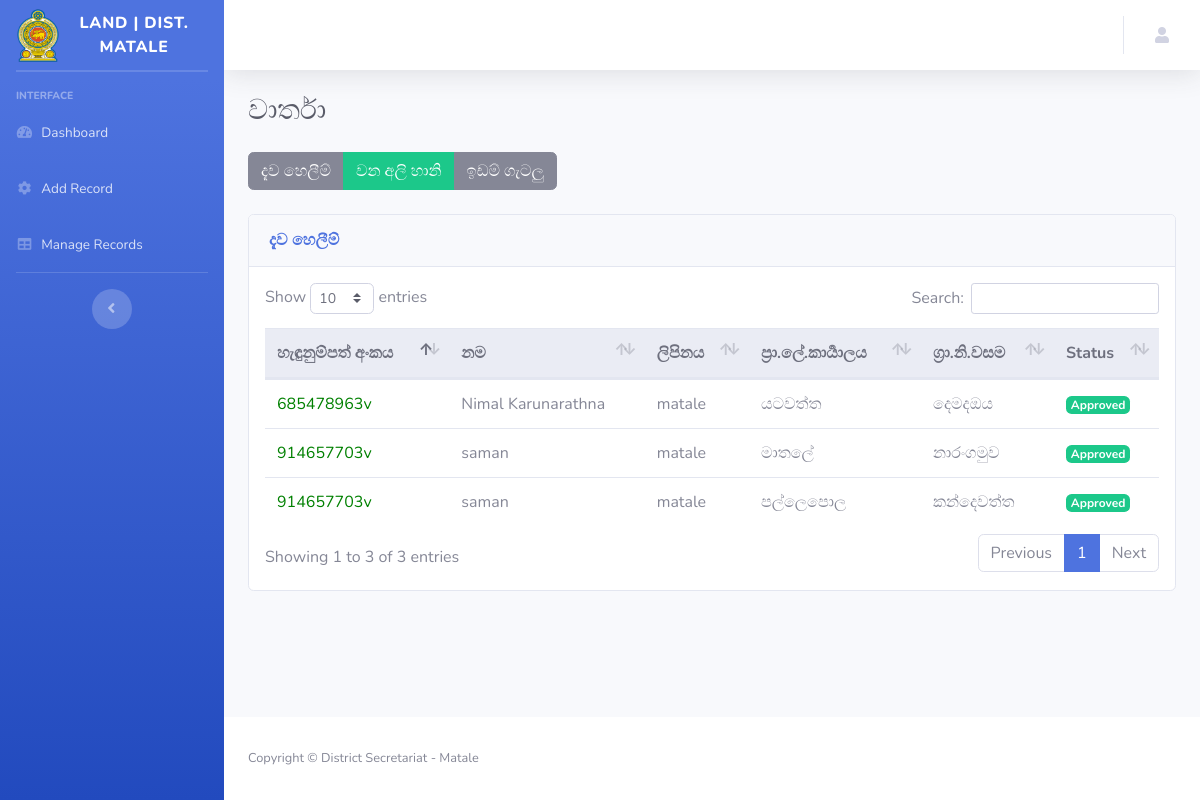
Page /land/manage_records.php?type=1 on the committed database.
### tables this page shows
CREATE TABLE `tree_cut` (
  `id` int(11) NOT NULL,
  `applicant_name` varchar(100) NOT NULL,
  `addres` varchar(100) NOT NULL,
  `nic` varchar(15) NOT NULL,
  `contact` int(11) NOT NULL,
  `ds` varchar(50) NOT NULL,
  `gnd` varchar(50) NOT NULL,
  `requirement` varchar(500) NOT NULL,
  `tree` varchar(50) NOT NULL,
  `qty` int(11) NOT NULL,
  `ga_status` int(11) NOT NULL,
  `ds_status` int(11) NOT NULL,
  `reject_reason` varchar(200) NOT NULL,
  `certified_deed` varchar(50) NOT NULL,
  `replicas` varchar(50) NOT NULL,
  `plans` varchar(50) NOT NULL,
  `partners_letters` varchar(50) NOT NULL,
  `apdate` date DEFAULT NULL,
  `dsno` varchar(10) NOT NULL,
  `ds_recomm` varchar(100) NOT NULL,
  `dis_recomm` varchar(100) NOT NULL
);

CREATE TABLE `div_sec` (
  `divno` int(11) NOT NULL,
  `divna` varchar(25) NOT NULL DEFAULT '0'
);

CREATE TABLE `gntable` (
  `gncode` int(11) NOT NULL,
  `lifecode` varchar(50) NOT NULL,
  `gnname` varchar(50) NOT NULL,
  `gnoldcode` varchar(50) NOT NULL,
  `divsec` int(11) NOT NULL,
  `poldiv` int(11) NOT NULL
);

### land/manage_records.php (the view, shortened to what this page needs)
<?php
include('includes/connectiondb.php');
mysqli_set_charset($conn,"utf8");
?>
<!DOCTYPE html>
<html lang="en">
<head>
    <link href="vendor/fontawesome-free/css/all.min.css" rel="stylesheet" type="text/css">
        <link href="vendor/datatables/dataTables.bootstrap4.min.css" rel="stylesheet">
    <link href="css/sb-admin-2.min.css" rel="stylesheet">
</head>
<body id="page-top">
  <div id="wrapper">
    <?php include('includes/sidebar.php');?>
    <div id="content-wrapper" class="d-flex flex-column">
      <div id="content">
        <?php include('includes/header.php');?>
        <div class="container-fluid" id="container-wrapper">
          <div class="d-sm-flex align-items-center justify-content-between mb-4">
          <form required id="example-form" method="post" name="myForm" enctype="multipart/form-data" class="form-horizontal" onSubmit="return validateForm()" >
          <h1 class="h3 mb-0 text-gray-800">වාර්තා </h1><br>
          <div class="btn-group" role="group" aria-label="Basic example">
                      <?php echo "<a href='manage_records.php?type=1' class='btn btn-secondary'>දැව හෙලීම්</a>"; ?>
                      <?php echo "<a href='manage_records.php?type=3' class='btn btn-success'>වන අලි හානි</a>"; ?>
                      <?php echo "<a href='manage_records.php?type=2' class='btn btn-secondary'>ඉඩම් ගැටලු</a>"; ?>
                  </div>
          </form>
<?php
$type=$_GET['type'];
if($type=='1')
{
?>
          </div>
          <div class="row">
            <div class="col-lg-12">
              <div class="card mb-4">
                <div class="card-header py-3 d-flex flex-row align-items-center justify-content-between">
                  <h6 class="m-0 font-weight-bold text-primary">දැව හෙලීම්</h6>
                </div>
                <div class="table-responsive p-3">
                  <table class="table align-items-center table-flush" id="dataTable">
                    <thead class="thead-light">
                            <tr>
                                <th>හැඳුනුම්පත් අංකය</th>
                                <th>නම</th>
                                <th>ලිපිනය</th>
                                <th>ප්‍රා.ලේ.කාර්‍යාලය</th>
                                <th>ග්‍රා.නි.වසම</th>
                                <th>Status</th>
                            </tr>
                        </thead>
                        <tbody>
<?php
$query = $conn->query("SELECT * FROM tree_cut");
if($query->num_rows>0)
{
while($row=$query->fetch_assoc()){
  $nds= $row["ds"];
  $ngnd= $row["gnd"];
  $nic= $row["nic"];
  $id= $row["id"];
  $name= $row["applicant_name"];
  $addres= $row["addres"];
  $ga_status=$row["ga_status"];
      $q1 = $conn->query("SELECT * FROM div_sec WHERE divno=$nds");
      if($q1->num_rows>0)
      {
        while($row=$q1->fetch_assoc()){
         $divna = $row["divna"];
      }
      }
      $q2 = $conn->query("SELECT * FROM gntable WHERE gncode=$ngnd");
      if($q2->num_rows>0)
      {
        while($row=$q2->fetch_assoc()){
         $gnname = $row["gnname"];
      }
      }
echo" <tr>
<td > <a href='status.php?id=$id&&type=$type'> <span style=color:green> $nic </span></a></td>";
echo "<td>$name</td>
<td>$addres</td>
<td> $divna </td>
<td> $gnname </td>
";
if($ga_status == 0)
{
  echo "<td><span class='badge badge-primary'>New</span></td>";
}
else if($ga_status == 1)
{
  echo "<td><span class='badge badge-success'>Approved</span></td>";
}
else if($ga_status == 2)
{
  echo "<td><span class='badge badge-danger'>Rejected</span></td>";
}
}
}
?>
                      </tr>
                    </tbody>
                  </table>
<?php } else if($type=='2')
{ ?>
</div>
          <div class="row">
            <div class="col-lg-12">
              <div class="card mb-4">
                <div class="card-header py-3 d-flex flex-row align-items-center justify-content-between">
                  <h6 class="m-0 font-weight-bold text-primary">ඉඩම් ගැටලු</h6>
                </div>
                <div class="table-responsive p-3">
                  <table class="table align-items-center table-flush" id="dataTable">
                    <thead class="thead-light">
                            <tr>
                            <th>හැඳුනුම්පත් අංකය</th>
                                <th>නම</th>
                                <th>ලිපිනය</th>
                                <th>ප්‍රා.ලේ.කාර්‍යාලය</th>
                                <th>ග්‍රා.නි.වසම</th>
                                <th>Status</th>
                            </tr>
                        </thead>
                        <tbody>
<?php
$query = $conn->query("SELECT * FROM land_disputes");
if($query->num_rows>0)
{
while($row=$query->fetch_assoc()){
  $nds= $row["ds"];
  $ngnd= $row["gnd"];
  $nic= $row["nic"];
  $id= $row["id"];
  $name= $row["applicant_name"];
  $addres= $row["addres"];
$ds_sent=$row["ds_sent"];
      $q1 = $conn->query("SELECT * FROM div_sec WHERE divno=$nds");
      if($q1->num_rows>0)
      {
        while($row=$q1->fetch_assoc()){
         $divna = $row["divna"];
      }
      }
      $q2 = $conn->query("SELECT * FROM gntable WHERE gncode=$ngnd");
      if($q2->num_rows>0)
      {
        while($row=$q2->fetch_assoc()){
         $gnname = $row["gnname"];
      }
      }
echo" <tr>
<td > <a href='status.php?id=$id&&type=$type'> <span style=color:green> $nic </span></a></td>";
echo "<td>$name</td>
<td>$addres</td>
<td> $divna </td>
<td> $gnname </td>
";
if($ds_sent == 0)
{
  echo "<td><span class='badge badge-danger'>New</span></td>";
}
else
{
  echo "<td><span class='badge badge-primary'>Old</span></td>";
}
}
}
?>
                      </tr>
                    </tbody>
                  </table>
<?php } else if($type=='3')
{ ?>
</div>
          <div class="row">
            <div class="col-lg-12">
              <div class="card mb-4">
                <div class="card-header py-3 d-flex flex-row align-items-center justify-content-between">
                  <h6 class="m-0 font-weight-bold text-primary">වන අලි හානි සදහා වන්දි ගෙවීම</h6>
                </div>
                <div class="table-responsive p-3">
                  <table class="table align-items-center table-flush" id="dataTable">
                    <thead class="thead-light">
                            <tr>
                            <th>හැඳුනුම්පත් අංකය</th>
                                <th>නම</th>
                                <th>ලිපිනය</th>
                                 <th>ප්‍රා.ලේ.කාර්‍යාලය</th>
                                <th>ග්‍රා.නි.වසම</th>
                                <th>Status</th>
                            </tr>
                        </thead>
                        <tbody>
<?php
$query = $conn->query("SELECT * FROM dmg_elephant");
if($query->num_rows>0)
{
while($row=$query->fetch_assoc()){
  $nds= $row["ds"];
  $ngnd= $row["gnd"];
  $nic= $row["nic"];
  $id= $row["id"];
  $name= $row["applicant_name"];
  $addres= $row["addres"];
  $c_comitt=$row["c_comitt"];
      $q1 = $conn->query("SELECT * FROM div_sec WHERE divno=$nds");
      if($q1->num_rows>0)
      {
        while($row=$q1->fetch_assoc()){
         $divna = $row["divna"];
      }
      }
      $q2 = $conn->query("SELECT * FROM gntable WHERE gncode=$ngnd");
      if($q2->num_rows>0)
      {
        while($row=$q2->fetch_assoc()){
         $gnname = $row["gnname"];
      }
      }
echo" <tr>
<td > <a href='status.php?id=$id&&type=$type'> <span style=color:green> $nic </span></a></td>";
echo "<td>$name</td>
<td>$addres</td>
<td> $divna </td>
<td> $gnname </td>
";
if($c_comitt == 0)
{
  echo "<td><span class='badge badge-primary'>New</span></td>";
}
else if($c_comitt== 1)
{
  echo "<td><span class='badge badge-success'>Approved</span></td>";
}
else if($c_comitt== 2)
{
  echo "<td><span class='badge badge-danger'>Rejected</span></td>";
}
}
}
?>
                      </tr>
                    </tbody>
                  </table>
<?php }?>
                </div>
              </div>
            </div>
          </div>
        </div>
      </div>
      <?php
    include('includes/footer.php');
    ?>
    </div>
  </div>
</body>
</html>

### land/includes/sidebar.php
       <ul class="navbar-nav bg-gradient-primary sidebar sidebar-dark accordion" id="accordionSidebar">
           <a class="sidebar-brand d-flex align-items-center justify-content-center" href="#">
           <img src="img/logo.png" width="55" height="55">
               <div class="sidebar-brand-text ">LAND | DIST. Matale</div>
           </a>
           <hr class="sidebar-divider my-0">
           <hr class="sidebar-divider">
           <div class="sidebar-heading">
               Interface
           </div>
<li class="nav-item">
               <a class="nav-link" href="dash.php">
                   <i class="fas fa-fw fa-tachometer-alt"></i>
                   <span>Dashboard</span></a>
           </li>
            <li class="nav-item">
               <a class="nav-link " href="tree_cut.php" >
                   <i class="fas fa-fw fa-cog"></i>
                   <span>Add Record</span>
               </a>
           </li>
           <li class="nav-item">
               <a class="nav-link" href="manage_records.php?type=1">
                   <i class="fas fa-fw fa-table"></i>
                   <span>Manage Records</span></a>
           </li>
           <hr class="sidebar-divider d-none d-md-block">
           <div class="text-center d-none d-md-inline">
               <button class="rounded-circle border-0" id="sidebarToggle"></button>
           </div>
       </ul>

### land/includes/header.php (shortened to what this page needs)
       <nav class="navbar navbar-expand navbar-light bg-white topbar mb-4 static-top shadow">
           <ul class="navbar-nav ml-auto">
               <li class="nav-item dropdown no-arrow">
                   <a class="nav-link dropdown-toggle" href="#" id="userDropdown" role="button"
                       data-toggle="dropdown" aria-haspopup="true" aria-expanded="false">
<i class="fas fa-user fa-fw"></i>
                   </a>
               </li>
           </ul>
       </nav>

### land/includes/footer.php (shortened to what this page needs)
<footer class="sticky-footer bg-white"">
                    <div class="container my-auto">
                        <div class="d-flex align-items-center justify-content-between small">
                            <div class="text-muted">Copyright &copy; District Secretariat - Matale</div>
                        </div>
                    </div>
                </footer>

### rows in the picture
tree_cut: nic "914657703v", applicant_name "saman", addres "matale", div_sec.divna "මාතලේ", gntable.gnname "නාරංගමුව", ga_status "Approved"
tree_cut: nic "914657703v", applicant_name "saman", addres "matale", div_sec.divna "පල්ලෙපොල", gntable.gnname "කන්දෙවත්ත", ga_status "Approved"
tree_cut: nic "685478963v", applicant_name "Nimal Karunarathna", addres "matale", div_sec.divna "යටවත්ත", gntable.gnname "දෙමදඔය", ga_status "Approved"
